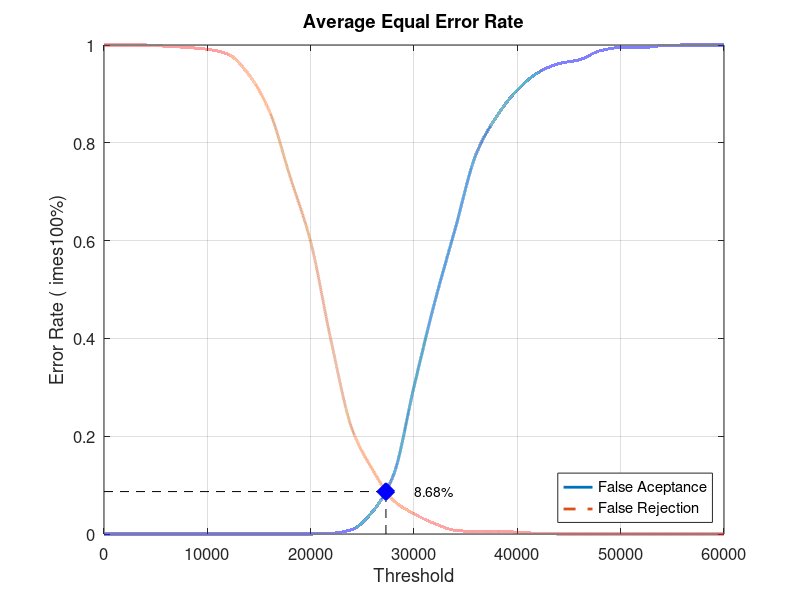
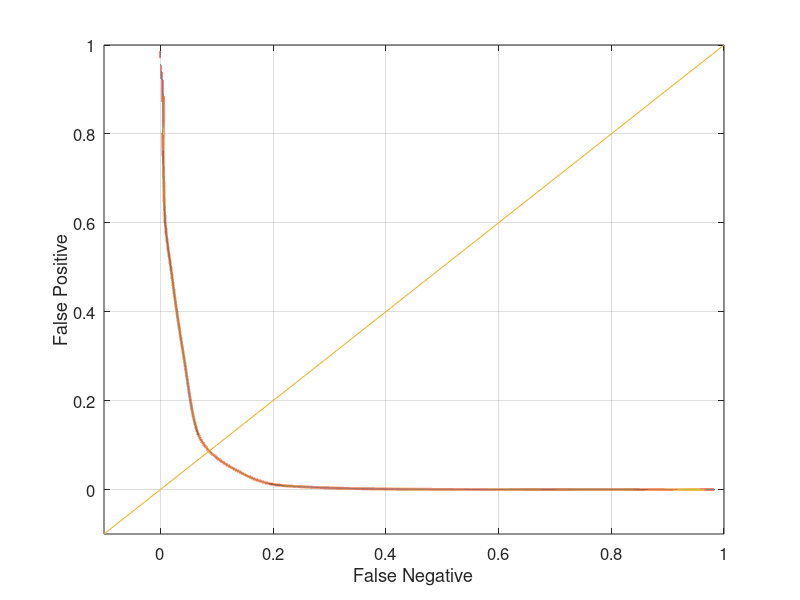

Write the MATLAB code that produced these figures, in order.
close all;
clear;
clc;
x = 0:2000:60000;
xq = 0:0.5:60000;

y0 = [0 0 0 0 0 0 0 0 0 0 0 0.00131579 0.00921053 0.0460526 0.119737 0.301316 0.473684 0.625 0.776316 0.853947 0.907895 0.943421 0.961842 0.969737 0.988158 0.994737 0.994737 0.998684 1 1 1]
yy0 = interp1(x, y0, xq, 'pchip');
y1 = [1 1 1 0.9975 0.995 0.99125 0.98125 0.94 0.865 0.73125 0.5975 0.3925 0.215 0.13125 0.06875 0.04125 0.02125 0.0075 0.005 0.005 0.00375 0.00125 0 0 0 0 0 0 0 0 0]
yy1 = interp1(x, y1, xq, 'pchip');

% Calculating EER: 
y2 = abs(y0 - y1);
find(y2 == min(y2))
yy2 = abs(yy0 - yy1);
xEER = find(yy2 == min(yy2));
xEERIndex = xq(xEER) % X-axis EER
yEER = yy0(xEER) % Y-axis EER

main = figure
plot(xq, yy0,'-','LineWidth', 2);	hold on
plot(xq, yy1,'--','LineWidth', 2);	hold on
plot([xEERIndex xEERIndex], [0 yEER], 'k--');	hold on
plot([0 xEERIndex], [yEER yEER], 'k--');	hold on
plot(xEERIndex, yEER, 'bx', 'LineWidth', 10);	hold on
text(xEERIndex + 10 * xEERIndex / 100, yEER, [num2str(round((10000 * yEER)) / 100) '%'])
legend('False Aceptance', 'False Rejection', 'Location', 'SouthEast')
xlabel('Threshold')
ylabel('Error Rate (	imes100%)')
title('Average Equal Error Rate')
set(gca, 'FontSize', 12)
axis([0 60000 0 1])
grid on

print(main, 'Experiment3AverageMain', '-dpng');
FNRxFPR = figure('Color', [1 1 1]);
plot(yy1, yy0, '-', yy1, yy0, 'LineWidth', 2);
hold on
y = -0.1:0.1:1
plot(y, y); 
set(gca, 'FontSize', 12)
xlabel('False Negative')
ylabel('False Positive')
axis([-0.1 1 -0.1 1])
set(gca, 'FontSize', 12)
grid on

print(FNRxFPR, 'Experiment3AverageFNRxFPR','-dpng');
